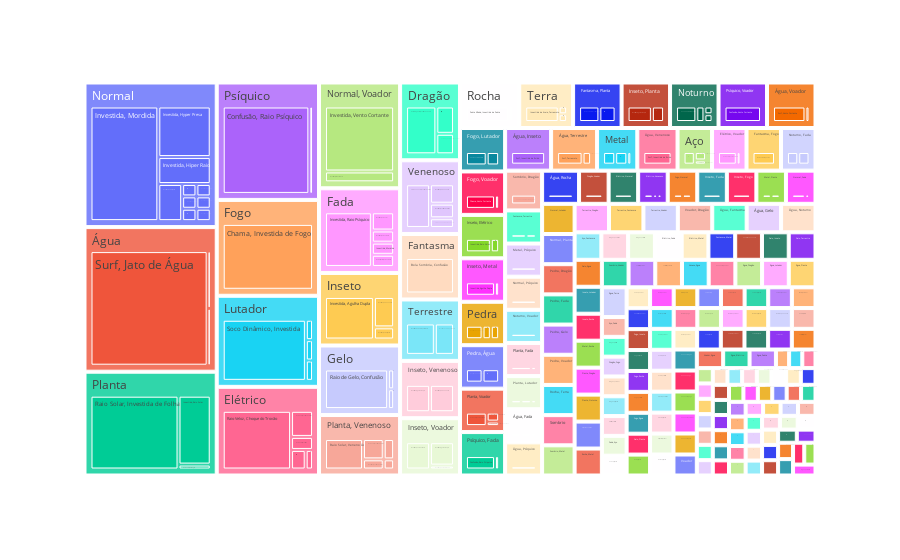

Notebook cell for this chart:
### Code cell
grafico = px.treemap(df, path = [ 'Tipo', 'Habilidades'])
grafico

### Figure 1 — Plotly figure (JSON) as saved in the notebook; plotly's stock layout.template omitted (floating-point values rounded to 4 significant figures; data arrays with more than 128 entries replaced by an {"elided": "..."} marker saying what was removed)
{"data": [{"branchvalues": "total", "domain": {"x": [0, 1], "y": [0, 1]}, "hovertemplate": "labels=%{label}<br>count=%{value}<br>parent=%{parent}<br>id=%{id}<extra></extra>", "ids": {"elided": "521 str values"}, "labels": {"elided": "521 str values"}, "name": "", "parents": {"elided": "521 str values"}, "type": "treemap", "values": {"elided": "521 int values"}}], "layout": {"legend": {"tracegroupgap": 0}, "margin": {"t": 60}}}
